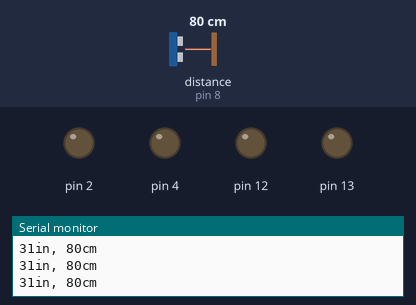
The sketch below on a simulated Arduino Uno, built with avr-gcc and run on an emulated ATmega328P. Parts: output pins drawn as LEDs (lit = HIGH), the last lines printed to the serial monitor. Wiring (inferred from the names in the program): ultrasonic range finder: trigger pin 7; echo pin 8. Inputs (shaded band) come from the test bench; at power-on: distance to the obstacle (sensor on pin 8) 80 cm. The echo pulse lasts 58.3 µs per cm; pins used as bus, display or sensor lines are not drawn.

Above: at 1.2 s.
1.3 s: distance to the obstacle (sensor on pin 8) set to 34 cm
2.8 s: distance to the obstacle (sensor on pin 8) set to 29 cm
At 4.0 s:
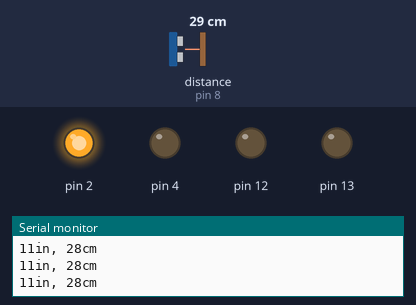
4.3 s: distance to the obstacle (sensor on pin 8) set to 12 cm
At 5.3 s:
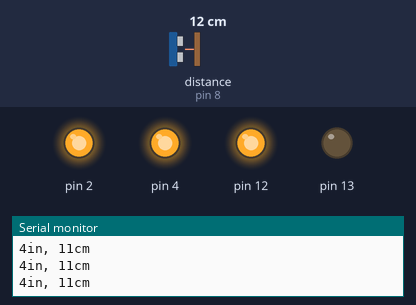
5.8 s: distance to the obstacle (sensor on pin 8) set to 2 cm
At 7.0 s:
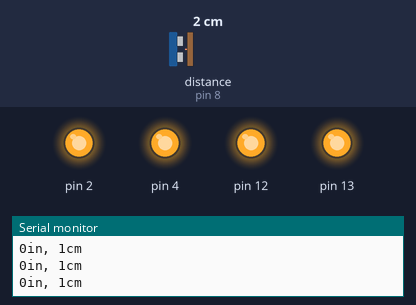
7.3 s: distance to the obstacle (sensor on pin 8) set to 18 cm
At 7.8 s:
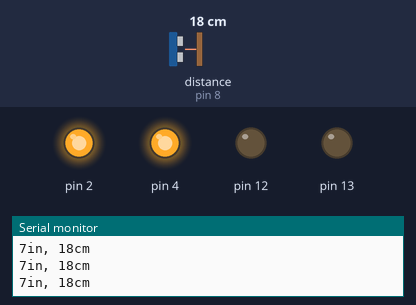
8.8 s: distance to the obstacle (sensor on pin 8) set to 14 cm
At 9.8 s:
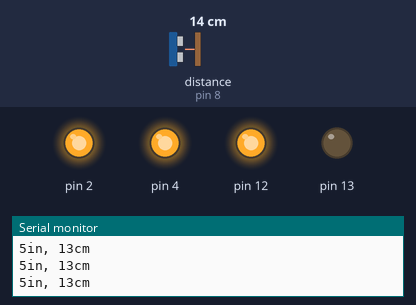
Timing chart, 0 to 11.3 s (numbered marks = the images above; inputs shaded):
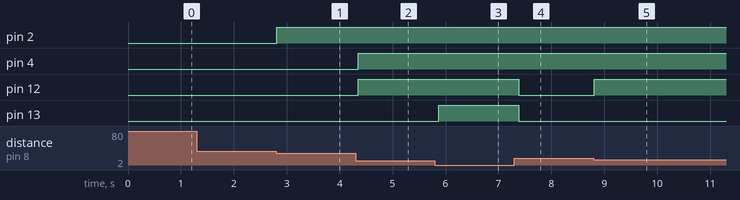

Measured:
- the behaviour switches between 32 and 31 cm on distance to the obstacle (sensor on pin 8) (found by bisection; images 0 and 1)
- the behaviour switches between 16 and 15 cm on distance to the obstacle (sensor on pin 8) (found by bisection; images 4 and 5)
- after the input at 2.8 s, pin 2: LOW → HIGH at once
- after the input at 4.3 s, pin 4, pin 12: LOW → HIGH after 0.05 s
- after the input at 5.8 s, pin 13: LOW → HIGH after 0.07 s
- after the input at 7.3 s, pin 12, pin 13: HIGH → LOW after 0.09 s
- after the input at 8.8 s, pin 12: LOW → HIGH at once

The sketch:

hcsr04led-distance-m.ino
```cpp
const int trigPin = 7; // trigger pin output (pin 7)
const int echoPin = 8; // echo pin output (pin 8)

void setup() {
  // initialize led pin
  pinMode(13, OUTPUT); // 1st Red
  pinMode(12, OUTPUT); // 2nd Red
  pinMode(4, OUTPUT);  // 1st White
  pinMode(2, OUTPUT);  // 2nd White

  // initialize serial communication:
  Serial.begin(9600);
  pinMode(trigPin, OUTPUT);
  pinMode(echoPin, INPUT);
}

void loop() {

  long duration, inches, cm;

  digitalWrite(trigPin, LOW);
  delayMicroseconds(2);
  digitalWrite(trigPin, HIGH);
  delayMicroseconds(10);
  digitalWrite(trigPin, LOW);

  duration = pulseIn(echoPin, HIGH);

  inches = microsecondsToInches(duration);
  cm = microsecondsToCentimeters(duration);

  // light up led according to object distance
  if (cm <= 10) {
    digitalWrite(13, HIGH);
    digitalWrite(12, HIGH);
    digitalWrite(4, HIGH);
    digitalWrite(2, HIGH);
  } else if (cm <= 15) {
    digitalWrite(13, LOW);
    digitalWrite(12, HIGH);
    digitalWrite(4, HIGH);
    digitalWrite(2, HIGH);
  } else if (cm <= 20) {
    digitalWrite(13, LOW);
    digitalWrite(12, LOW);
    digitalWrite(4, HIGH);
    digitalWrite(2, HIGH);
  } else if (cm <= 30) {
    digitalWrite(13, LOW);
    digitalWrite(12, LOW);
    digitalWrite(4, LOW);
    digitalWrite(2, HIGH);
  } else {
    digitalWrite(13, LOW);
    digitalWrite(12, LOW);
    digitalWrite(4, LOW);
    digitalWrite(2, LOW);
  }

  Serial.print(inches);
  Serial.print("in, ");
  Serial.print(cm);
  Serial.print("cm");
  Serial.println();

  delay(100);
}

long microsecondsToInches(long microseconds) {
  return microseconds / 74 / 2;
}

long microsecondsToCentimeters(long microseconds) {
  return microseconds / 29 / 2;
}
```
